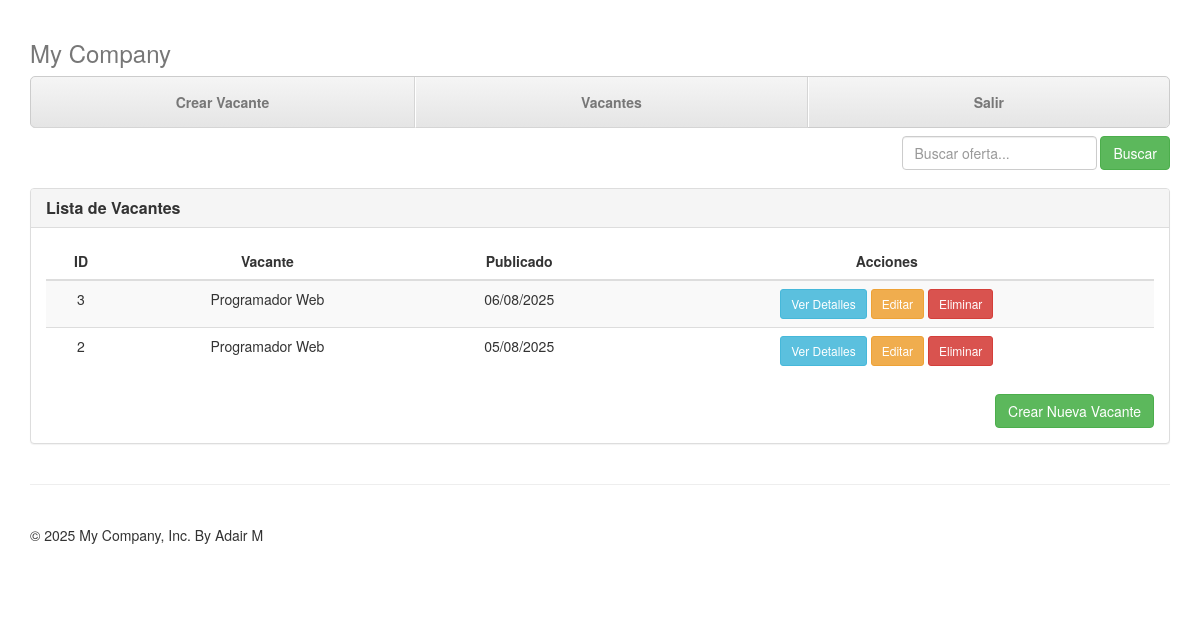
Page /vacantes (signed in) on the earlier database version.
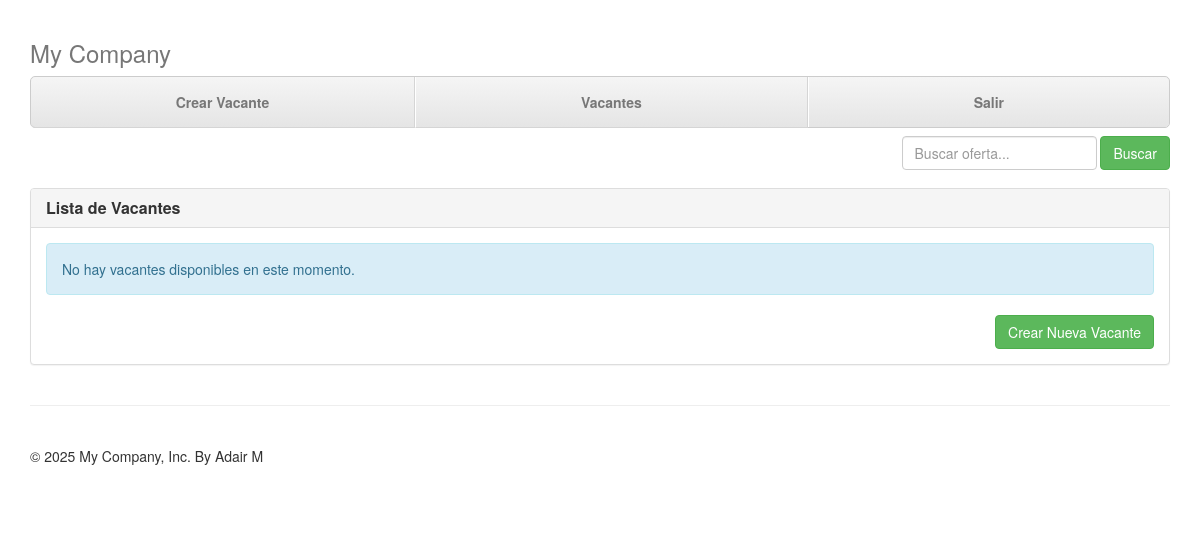
Same page on the later database version.
### app/models.py (models this page shows, shortened)
class Vacante(db.Model):
    __tablename__ = 'vacantes'  # Nombre de la tabla en la base de datos
    id = db.Column(db.Integer, primary_key=True)  # Identificador único
    nombre = db.Column(db.String(100), nullable=False)  # Título de la vacante
    descripcion = db.Column(db.Text, nullable=False)  # Descripción general
    detalle = db.Column(db.Text)  # Detalles adicionales
    fecha_publicacion = db.Column(db.DateTime, nullable=False, default=datetime.now)  # Fecha de publicación
    usuario_id = db.Column(db.Integer, db.ForeignKey('usuarios.id'), nullable=False)  # Autor de la vacante

### app/routes/vacante_routes.py (the view)
@vacante_bp.route('/vacantes')
def vacantes():
    if 'user_id' not in session:
        flash('Debes iniciar sesión para acceder a esta página', 'warning')
        return redirect(url_for('auth.login'))
    todas_vacantes = Vacante.query.order_by(Vacante.fecha_publicacion.desc()).all()
    return render_template('vacantes.html', vacantes=todas_vacantes, mensaje=None)

### app/templates/vacantes.html (shortened to what this page needs)
{% extends "base.html" %}
{% block content %}
  <div class="masthead">
    <h3 class="text-muted">My Company</h3>
    <nav>
      <ul class="nav nav-justified">
        <li><a href="{{ url_for('vacante.nueva_vacante') }}">Crear Vacante</a></li>
        <li><a href="{{ url_for('vacante.vacantes') }}">Vacantes</a></li>
        <li><a href="{{ url_for('auth.logout') }}">Salir</a></li>
      </ul>
    </nav>
  </div>
  <form method="get" action="{{ url_for('vacante.buscar') }}" class="navbar-form navbar-right">
    <div class="form-group">
      <input type="text" name="query" required placeholder="Buscar oferta..." class="form-control"
             value="{{ busqueda if busqueda else '' }}">
    </div>
    <button type="submit" class="btn btn-success">Buscar</button>
  </form>
  <br><br><br>
  <div class="panel panel-default">
    <div class="panel-heading">
      <h3 class="panel-title"><b>Lista de Vacantes</b></h3>
    </div>
    <div class="panel-body">
      {% if vacantes %}
        <table class="table table-striped">
          <thead>
            <tr>
              <th class="text-center">ID</th>
              <th class="text-center">Vacante</th>
              <th class="text-center">Publicado</th>
              <th class="text-center">Acciones</th>
            </tr>
          </thead>
          <tbody>
            {% for vacante in vacantes %}
              <tr>
                <td class="text-center">{{ vacante.id }}</td>
                <td class="text-center">{{ vacante.nombre }}</td>
                <td class="text-center">{{ vacante.fecha_publicacion.strftime('%d/%m/%Y') }}</td>
                <td class="text-center">
                  <a class="btn btn-info btn-sm" href="{{ url_for('vacante.detalle_vacante', id=vacante.id) }}" role="button">Ver Detalles</a>
                  {% if 'user_id' in session and session['user_id'] == vacante.usuario_id %}
                    <a class="btn btn-warning btn-sm" href="{{ url_for('vacante.editar_vacante') }}?edit={{ vacante.id }}" role="button">Editar</a>
                    <a class="btn btn-danger btn-sm" href="{{ url_for('vacante.eliminar_vacante', id=vacante.id) }}" role="button" onclick="return confirm('¿Estás seguro de eliminar esta vacante?')">Eliminar</a>
                  {% endif %}
                </td>
              </tr>
            {% endfor %}
          </tbody>
        </table>
      {% else %}
        <div class="alert alert-info">
          {% if busqueda %}
            No se encontraron vacantes que coincidan con "{{ busqueda }}"
          {% else %}
            No hay vacantes disponibles en este momento.
          {% endif %}
        </div>
      {% endif %}
      {% if 'user_id' in session %}
        <div class="text-right">
          <a href="{{ url_for('vacante.nueva_vacante') }}" class="btn btn-success">Crear Nueva Vacante</a>
        </div>
      {% endif %}
    </div>
  </div>
{% endblock %}

Differences in the rows shown:
removed Vacante: id "3", nombre "Programador Web", fecha_publicacion "06/08/2025"
removed Vacante: id "2", nombre "Programador Web", fecha_publicacion "05/08/2025"
Other differences:
text no longer shown: "ID Vacante Publicado Acciones"
text now shown: "No hay vacantes disponibles en este momento."
